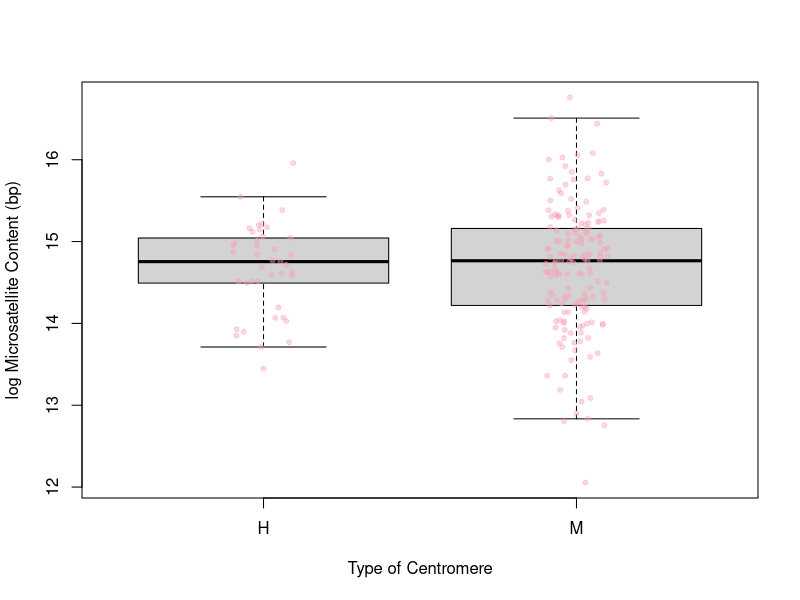

This figure's R source: (Note: this script raises an error after producing the figure.)

# read in microsatellite and centromere data
microsat.cent <- read.csv("../results/ssr.inference/micRocounter_results_TII_typecentromere.csv", 
                          row.names = 4)

# run aovphylo with phylogenetic correction
# make named vector for bpMbp coontent
bp.Mbp <- microsat.cent$bp.Mbp
names(bp.Mbp) <- row.names(microsat.cent)

# make named vector for all microsat content
bp.all <- microsat.cent$all
names(bp.all) <- row.names(microsat.cent)

# plot for presentation
boxplot(log(bp.all) ~ holo.or.mono,
        data = microsat.cent,
        outpch = NA,
        xlab = "Type of Centromere",
        ylab = "log Microsatellite Content (bp)")
stripchart(log(microsat.cent$all) ~ microsat.cent$holo.or.mono, 
           vertical = TRUE, 
           data = microsat.cent, 
           method = "jitter", 
           add = TRUE, 
           pch = 20, 
           col = rgb(250, 159, 181, 100,
                     maxColorValue = 255))


# export pdf at 4.3" x 4.3"


#make named vector for 2mer content
bp.2 <- microsat.cent$twomers
names(bp.2) <- row.names(microsat.cent)
# run phyloANOVA for 2mers and centromere type
aovphylo.bp2 <- aov.phylo(bp.2 ~ holo.or.mono,
                          phy = tree,
                          nsim = 100)

#make named vector for 3mer content
bp.3 <- microsat.cent$threemers
names(bp.3) <- row.names(microsat.cent)
# run phyloANOVA for 3mers and centromere type
aovphylo.bp3 <- aov.phylo(bp.3 ~ holo.or.mono,
                          phy = tree,
                          nsim = 100)

# make named vector for 4mer content
bp.4 <- microsat.cent$fourmers
names(bp.4) <- row.names(microsat.cent)
# run phyloANOVA for 2mers and centromere type
aovphylo.bp4 <- aov.phylo(bp.4 ~ holo.or.mono,
                          phy = tree,
                          nsim = 100)

# make named vector for 5mer content
bp.5 <- microsat.cent$fivemers
names(bp.5) <- row.names(microsat.cent)
# run phyloANOVA for 2mers and centromere type
aovphylo.bp5 <- aov.phylo(bp.5 ~ holo.or.mono,
                          phy = tree,
                          nsim = 100)

# make named vector for 6mer content
bp.6 <- microsat.cent$sixmers
names(bp.6) <- row.names(microsat.cent)
# run phyloANOVA for 2mers and centromere type
aovphylo.bp2 <- aov.phylo(bp.6 ~ holo.or.mono,
                          phy = tree,
                          nsim = 100)
